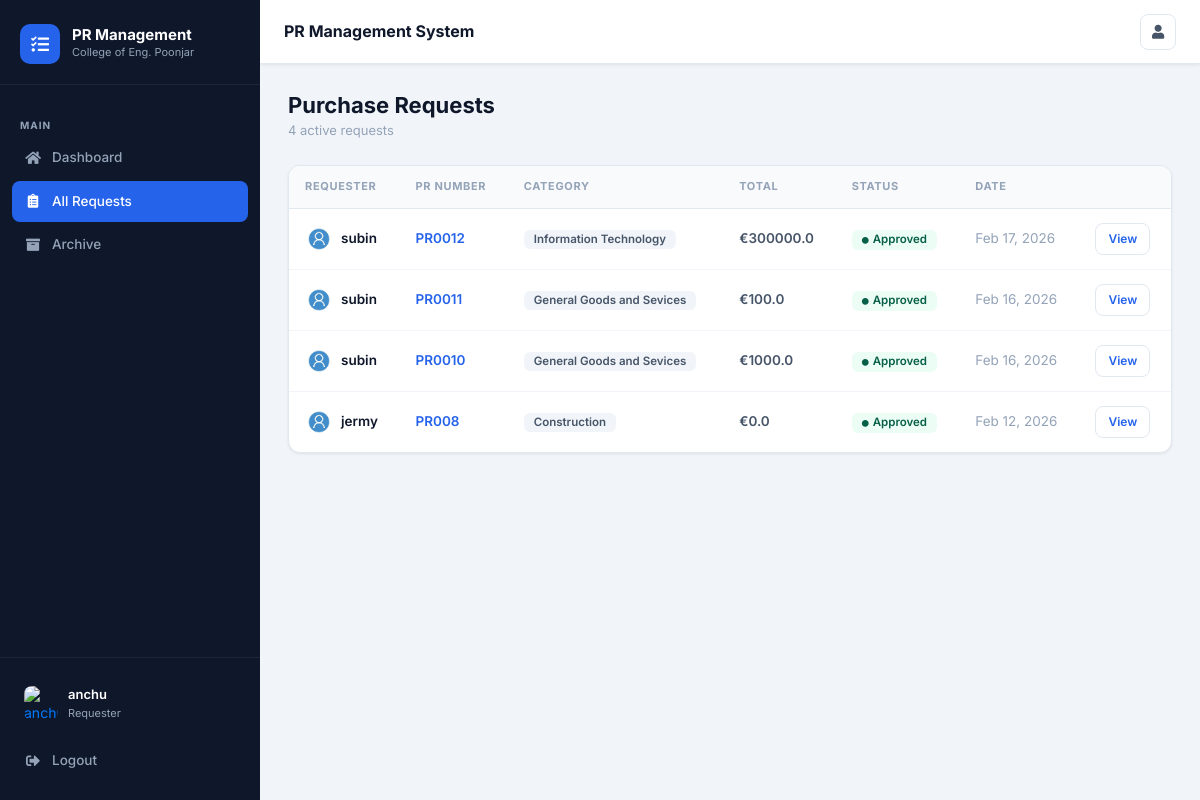
The page / (signed in) on the database as committed earlier.
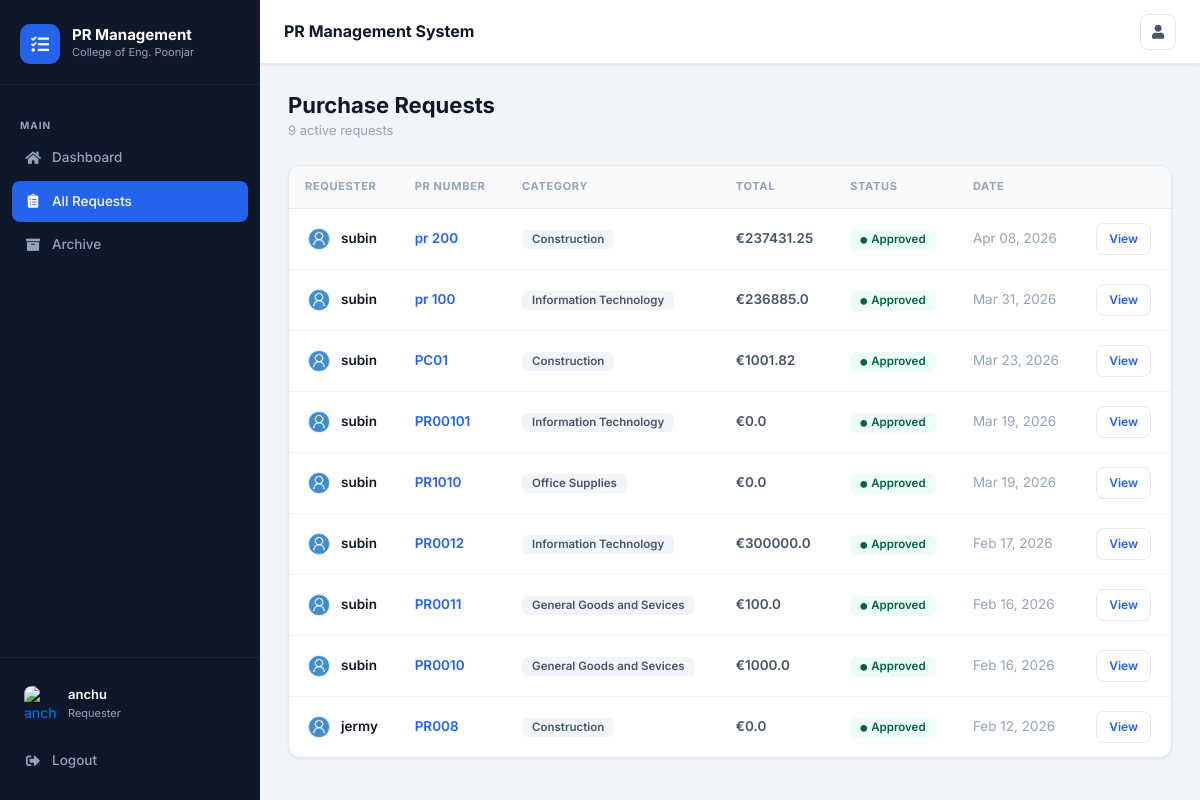
The same page on the database as committed later.
### prs/models.py (models this page shows, shortened)
class PR(models.Model):
    pr_number = models.CharField(max_length=100, unique=True)
    item_type = models.CharField(max_length=200, blank=True, help_text="Type of item/service needed")
    items_description = models.TextField(blank=True, help_text="Detailed description of items needed")
    quantity = models.CharField(max_length=100, blank=True, help_text="Quantity needed (e.g., 10 units, 5 boxes)")
    specifications = models.TextField(blank=True, help_text="Technical specifications or requirements")
    estimated_price = models.FloatField(null=True, blank=True, help_text="Vendor's estimated price")
    quotation_notes = models.TextField(blank=True, help_text="Vendor's quotation notes and breakdown")
    quotation_date = models.DateTimeField(null=True, blank=True)
    quotation_submitted_by = models.ForeignKey(User, on_delete=models.SET_NULL, null=True, blank=True, related_name='quotations_submitted')
    total = models.FloatField(max_length=100, default=0.00, help_text="Final approved price")
    price_approved = models.BooleanField(default=False)
    price_approved_by = models.ForeignKey(User, on_delete=models.SET_NULL, null=True, blank=True, related_name='prices_approved')
    price_approved_date = models.DateTimeField(null=True, blank=True)
    status = models.CharField(max_length=100, choices=status_choice, default='Open')
    category = models.CharField(max_length=100, choices=category_choice, default='Choose Category')
    description = models.TextField(blank=True, default='', help_text="Additional notes and comments")
    date_posted = models.DateTimeField(default=timezone.now)
    author = models.ForeignKey(User, on_delete=models.CASCADE) # one user can have many prs
    vendor = models.ForeignKey(Vendor, on_delete=models.SET_NULL, null=True, blank=True, related_name='pr_set')
    vendor_name = models.CharField(max_length=200, blank=True, default='')
    vendor_contact = models.CharField(max_length=100, blank=True, default='')
    payment_status = models.CharField(max_length=50, choices=payment_status_choice, default='Pending')
    payment_date = models.DateField(null=True, blank=True)
    payment_notes = models.TextField(blank=True, default='')
    delivery_status = models.CharField(max_length=50, choices=delivery_status_choice, default='Not Shipped')
    delivery_address = models.TextField(blank=True, default='', help_text="Delivery address provided by requester")
    requester_approved_quotation = models.BooleanField(default=False, help_text="Requester approved the quotation and paid")
    payment_transaction_id = models.CharField(max_length=200, blank=True, default='', help_text="Online payment transaction ID")
    payment_method_used = models.CharField(max_length=100, blank=True, default='', help_text="Payment method used by requester")

### users/models.py (models this page shows, shortened)
class Profile(models.Model):
    user = models.OneToOneField(User, on_delete=models.CASCADE)
    image = models.ImageField(default='default.jpg', upload_to='profile_pics')
    role = models.CharField(max_length=20, choices=ROLE_CHOICES, default='requester')

### prs/views.py (the view)
# urls.py: path('', PRListView.as_view(), name='prs-home'),
class PRListView(ListView):
    model = PR
    template_name = 'prs/home.html'
    context_object_name = 'prs'
    ordering = ['-date_posted']
    def dispatch(self, request, *args, **kwargs):
        if request.user.is_authenticated:
            if hasattr(request.user, 'profile'):
                if request.user.profile.is_admin():
                    return redirect('admin-dashboard')
                elif request.user.profile.is_buyer():
                    return redirect('buyer-dashboard')
                else:
                    return redirect('requester-dashboard')
        return super().dispatch(request, *args, **kwargs)
    def get_queryset(self):
        return PR.objects.filter(Q(status="Approval") | Q(status="Done") | Q(status="On Hold") | Q(status="Pending") | Q(status="Open")).order_by('-date_posted')

### prs/templates/prs/home.html (shortened to what this page needs)
{% extends "prs/layout.html" %}
{% block content %}
{% if user.is_authenticated %}
<div class="page-header">
  <div class="page-header-left">
    <h1>Purchase Requests</h1>
    <p>{{ prs.count }} active request{{ prs.count|pluralize }}</p>
  </div>
</div>
<div class="card">
  <div class="card-body" style="padding:0;">
    {% if prs %}
    <table class="data-table">
      <thead>
        <tr>
          <th>Requester</th>
          <th>PR Number</th>
          <th>Category</th>
          <th>Total</th>
          <th>Status</th>
          <th>Date</th>
          <th></th>
        </tr>
      </thead>
      <tbody>
        {% for pr in prs %}
        <tr>
          <td>
            <div class="d-flex align-items-center gap-2">
              <img class="avatar-sm" src="{{ pr.author.profile.image.url }}" alt="{{ pr.author.username }}">
              <a href="{% url 'user-prs' pr.author.username %}" style="color:var(--text-primary);font-weight:600;">
                {{ pr.author.username }}
              </a>
            </div>
          </td>
          <td><a href="{% url 'pr-detail' pr.id %}">{{ pr.pr_number }}</a></td>
          <td><span class="badge badge-gray">{{ pr.category }}</span></td>
          <td style="font-weight:600;">€{{ pr.total }}</td>
          <td>
            {% if pr.status == 'Open' %}
              <span class="badge badge-orange"><i class="fas fa-circle" style="font-size:7px;"></i> Open</span>
            {% elif pr.status == 'Pending' %}
              <span class="badge badge-blue"><i class="fas fa-circle" style="font-size:7px;"></i> Pending</span>
            {% elif pr.status == 'Approval' %}
              <span class="badge badge-green"><i class="fas fa-circle" style="font-size:7px;"></i> Approved</span>
            {% elif pr.status == 'Done' %}
              <span class="badge badge-purple"><i class="fas fa-circle" style="font-size:7px;"></i> Done</span>
            {% else %}
              <span class="badge badge-gray">{{ pr.status }}</span>
            {% endif %}
          </td>
          <td style="color:var(--text-muted);">{{ pr.date_posted|date:"M d, Y" }}</td>
          <td>
            <a href="{% url 'pr-detail' pr.id %}" class="btn btn-outline btn-sm">View</a>
          </td>
        </tr>
        {% endfor %}
      </tbody>
    </table>
    {% endif %}
  </div>
</div>
{% endif %}
{% endblock %}

Rows that differ between the two databases and show on the page:
added PR: author.profile.image (placeholder picture), author.username "subin", pr_number "pr 200", category "Construction", total "237431.25", status "Approval" (drawn), date_posted "Apr 08, 2026"
added PR: author.profile.image (placeholder picture), author.username "subin", pr_number "pr 100", category "Information Technology", total "236885.0", status "Approval" (drawn), date_posted "Mar 31, 2026"
added PR: author.profile.image (placeholder picture), author.username "subin", pr_number "PC01", category "Construction", total "1001.82", status "Approval" (drawn), date_posted "Mar 23, 2026"
added PR: author.profile.image (placeholder picture), author.username "subin", pr_number "PR00101", category "Information Technology", total "0.0", status "Approval" (drawn), date_posted "Mar 19, 2026"
added PR: author.profile.image (placeholder picture), author.username "subin", pr_number "PR1010", category "Office Supplies", total "0.0", status "Approval" (drawn), date_posted "Mar 19, 2026"
Other text that changed with them:
{{ prs.count }}: "4" → "9"
